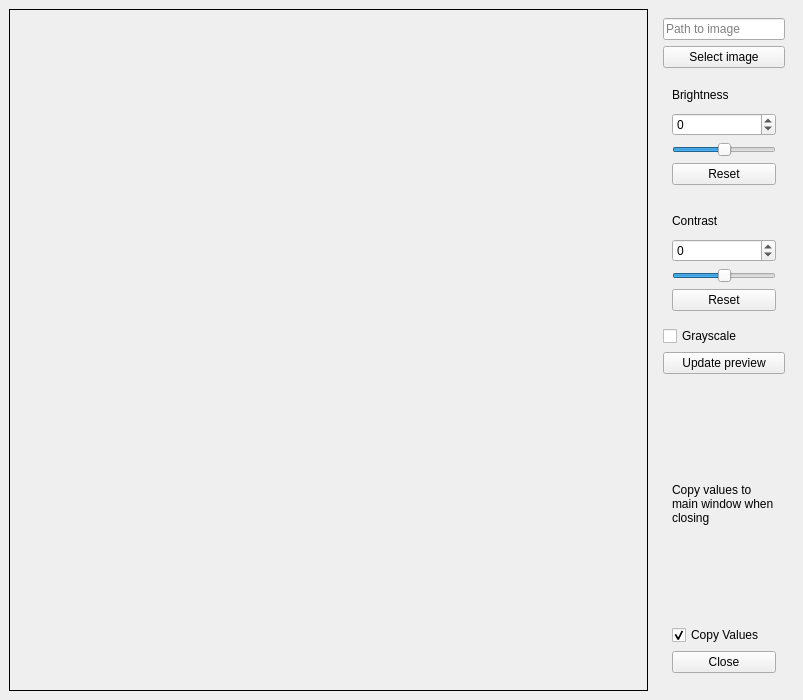
<?xml version="1.0" encoding="UTF-8"?>
<ui version="4.0">
 <class>Preview_Window</class>
 <widget class="QMainWindow" name="Preview_Window">
  <property name="geometry">
   <rect>
    <x>0</x>
    <y>0</y>
    <width>803</width>
    <height>700</height>
   </rect>
  </property>
  <property name="minimumSize">
   <size>
    <width>800</width>
    <height>700</height>
   </size>
  </property>
  <property name="windowTitle">
   <string>OptimaLab35 - Preview</string>
  </property>
  <widget class="QWidget" name="centralwidget">
   <layout class="QHBoxLayout" name="horizontalLayout">
    <item>
     <widget class="QLabel" name="QLabel">
      <property name="minimumSize">
       <size>
        <width>628</width>
        <height>628</height>
       </size>
      </property>
      <property name="frameShape">
       <enum>QFrame::Box</enum>
      </property>
      <property name="text">
       <string/>
      </property>
      <property name="scaledContents">
       <bool>true</bool>
      </property>
     </widget>
    </item>
    <item>
     <widget class="QWidget" name="widget" native="true">
      <property name="minimumSize">
       <size>
        <width>140</width>
        <height>628</height>
       </size>
      </property>
      <property name="maximumSize">
       <size>
        <width>140</width>
        <height>16777215</height>
       </size>
      </property>
      <layout class="QVBoxLayout" name="verticalLayout_3">
       <item>
        <widget class="QLineEdit" name="image_path_lineEdit">
         <property name="placeholderText">
          <string>Path to image</string>
         </property>
        </widget>
       </item>
       <item>
        <widget class="QPushButton" name="load_Button">
         <property name="text">
          <string>Select image</string>
         </property>
        </widget>
       </item>
       <item>
        <widget class="QWidget" name="widget_2" native="true">
         <property name="maximumSize">
          <size>
           <width>16777215</width>
           <height>120</height>
          </size>
         </property>
         <layout class="QVBoxLayout" name="verticalLayout">
          <item>
           <widget class="QLabel" name="label">
            <property name="text">
             <string>Brightness</string>
            </property>
           </widget>
          </item>
          <item>
           <widget class="QSpinBox" name="brightness_spinBox">
            <property name="minimum">
             <number>-100</number>
            </property>
            <property name="maximum">
             <number>100</number>
            </property>
           </widget>
          </item>
          <item>
           <widget class="QSlider" name="brightness_Slider">
            <property name="minimum">
             <number>-100</number>
            </property>
            <property name="maximum">
             <number>100</number>
            </property>
            <property name="orientation">
             <enum>Qt::Horizontal</enum>
            </property>
           </widget>
          </item>
          <item>
           <widget class="QPushButton" name="reset_brightness_Button">
            <property name="text">
             <string>Reset</string>
            </property>
           </widget>
          </item>
         </layout>
        </widget>
       </item>
       <item>
        <widget class="QWidget" name="widget_3" native="true">
         <property name="maximumSize">
          <size>
           <width>16777215</width>
           <height>120</height>
          </size>
         </property>
         <layout class="QVBoxLayout" name="verticalLayout_2">
          <item>
           <widget class="QLabel" name="label_2">
            <property name="text">
             <string>Contrast</string>
            </property>
           </widget>
          </item>
          <item>
           <widget class="QSpinBox" name="contrast_spinBox">
            <property name="minimum">
             <number>-100</number>
            </property>
            <property name="maximum">
             <number>100</number>
            </property>
           </widget>
          </item>
          <item>
           <widget class="QSlider" name="contrast_Slider">
            <property name="minimum">
             <number>-100</number>
            </property>
            <property name="maximum">
             <number>100</number>
            </property>
            <property name="orientation">
             <enum>Qt::Horizontal</enum>
            </property>
           </widget>
          </item>
          <item>
           <widget class="QPushButton" name="reset_contrast_Button">
            <property name="text">
             <string>Reset</string>
            </property>
           </widget>
          </item>
         </layout>
        </widget>
       </item>
       <item>
        <widget class="QCheckBox" name="grayscale_checkBox">
         <property name="text">
          <string>Grayscale</string>
         </property>
        </widget>
       </item>
       <item>
        <widget class="QPushButton" name="update_Button">
         <property name="text">
          <string>Update preview</string>
         </property>
        </widget>
       </item>
       <item>
        <widget class="QWidget" name="widget_4" native="true">
         <layout class="QVBoxLayout" name="verticalLayout_4">
          <item>
           <widget class="QLabel" name="label_3">
            <property name="text">
             <string>Copy values to main window when closing</string>
            </property>
            <property name="scaledContents">
             <bool>false</bool>
            </property>
            <property name="wordWrap">
             <bool>true</bool>
            </property>
           </widget>
          </item>
          <item>
           <widget class="QCheckBox" name="checkBox">
            <property name="text">
             <string>Copy Values</string>
            </property>
            <property name="checked">
             <bool>true</bool>
            </property>
           </widget>
          </item>
          <item>
           <widget class="QPushButton" name="close_Button">
            <property name="text">
             <string>Close</string>
            </property>
           </widget>
          </item>
         </layout>
        </widget>
       </item>
      </layout>
     </widget>
    </item>
   </layout>
  </widget>
  <widget class="QMenuBar" name="menubar">
   <property name="geometry">
    <rect>
     <x>0</x>
     <y>0</y>
     <width>803</width>
     <height>27</height>
    </rect>
   </property>
  </widget>
 </widget>
 <resources/>
 <connections>
  <connection>
   <sender>brightness_Slider</sender>
   <signal>valueChanged(int)</signal>
   <receiver>brightness_spinBox</receiver>
   <slot>setValue(int)</slot>
   <hints>
    <hint type="sourcelabel">
     <x>720</x>
     <y>311</y>
    </hint>
    <hint type="destinationlabel">
     <x>706</x>
     <y>282</y>
    </hint>
   </hints>
  </connection>
  <connection>
   <sender>brightness_spinBox</sender>
   <signal>valueChanged(int)</signal>
   <receiver>brightness_Slider</receiver>
   <slot>setValue(int)</slot>
   <hints>
    <hint type="sourcelabel">
     <x>706</x>
     <y>282</y>
    </hint>
    <hint type="destinationlabel">
     <x>720</x>
     <y>311</y>
    </hint>
   </hints>
  </connection>
  <connection>
   <sender>contrast_Slider</sender>
   <signal>valueChanged(int)</signal>
   <receiver>contrast_spinBox</receiver>
   <slot>setValue(int)</slot>
   <hints>
    <hint type="sourcelabel">
     <x>720</x>
     <y>454</y>
    </hint>
    <hint type="destinationlabel">
     <x>699</x>
     <y>425</y>
    </hint>
   </hints>
  </connection>
  <connection>
   <sender>contrast_spinBox</sender>
   <signal>valueChanged(int)</signal>
   <receiver>contrast_Slider</receiver>
   <slot>setValue(int)</slot>
   <hints>
    <hint type="sourcelabel">
     <x>699</x>
     <y>425</y>
    </hint>
    <hint type="destinationlabel">
     <x>720</x>
     <y>454</y>
    </hint>
   </hints>
  </connection>
 </connections>
</ui>
